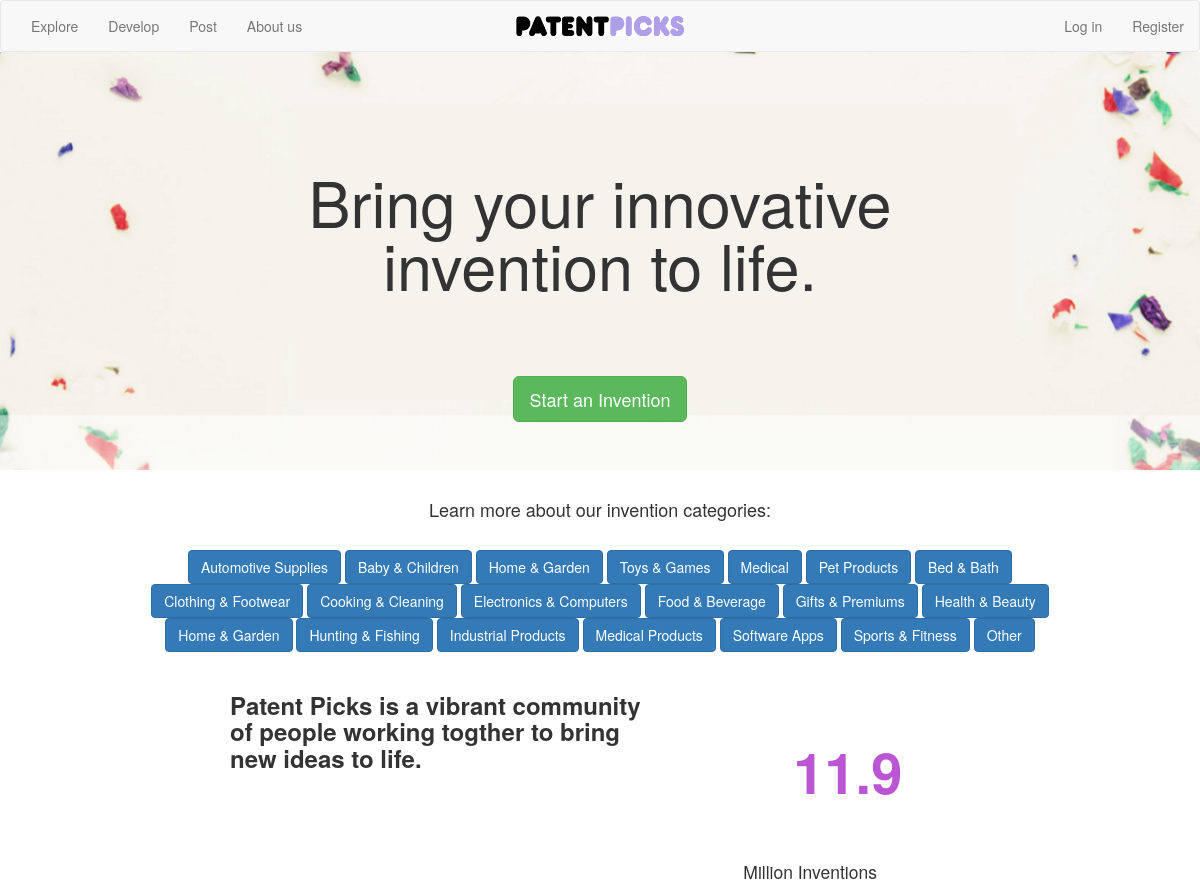
Page /PP_Inventions/start_invention/ on the committed database.
### PP_Core/models.py (models this page shows, shortened)
class Category(models.Model):
    category_name = models.CharField(max_length=60)
    category_description = models.TextField()
    quantity = models.IntegerField()
    add_date = models.DateTimeField(auto_now_add=True, blank=True)
    class Meta:
        verbose_name_plural = "categories"

### PP_Inventions/views.py (the view)
def start_invention(request):
    categories = Category.objects.all()
    categoryNames = []
    categoryAmounts = []
    for i in categories:
        categoryNames.append(i.category_name)
        categoryAmounts.append(i.quantity)
    return render(request, 'PP_Inventions/start_invention.html',
                  {"categoryAmounts": categoryAmounts, "categoryNames": categoryNames})

### PP_Inventions/templates/PP_Inventions/start_invention.html (shortened to what this page needs)
{% extends 'PP_Core/base.html' %}
{% load static %}
{% block content %}
<div class="container-flexible" >
<div class="jumbotron text-center"  style="background-image: url('{% static "PP_Inventions/images/get_started_background.png" %}'); background-size: 100%; margin-top: 0px">
    <h1  align="center"> Bring your innovative </br> invention to life.</h1>
    <a class="btn btn-success btn-lg" href="{% url 'get_started' %}" role="button">Start an Invention</a>
 </div>
<body style="">
<div >
    <h4 align="Center"> Learn more about our invention categories:</h4>
    <div class="col-md-1" style="background: transparent"></div>
    <div class="col-md-10" style="background: transparent" >
    <div align="center" style="background: transparent">
        {% for foo in categoryNames %}
        <button type="button" class="btn btn-primary" >
            {{ foo }}
        </button>
        {% endfor %}
    </div>
    </div >
    <div class="col-md-1" style="background: transparent"></div>
</div>
</body>
<div class="col-md-2" ></div>
<div class="col-md-8">
    <div class="col-md-7">
        <h3> <strong> Patent Picks is a vibrant community of people working togther to bring new ideas to life. </strong> </h3>
    </div>
    <div class="col-md-1"></div>
    <div class="col-md-3">
        <h1 style="color: mediumorchid; font-size:400%"> <strong> 11.9 <br></strong> </h1>
        <P style="font-size: 125%"> Million Inventions </P>
    </div>
</div>
<div class="col-md-2"></div>
</div>
{% endblock %}

### PP_Core/templates/PP_Core/base.html (shortened to what this page needs)
{% load staticfiles %}
{% load static %}
<!DOCTYPE html>
<html>
<head>
    <link rel="stylesheet" href="https://maxcdn.bootstrapcdn.com/bootstrap/3.3.7/css/bootstrap.min.css">
    <link rel="stylesheet" href="{% static 'PP_Core/PP_Core.css' %}">
    <link rel="stylesheet" href="{% static 'PP_Core/PP_Core.css' %}">
</head>
<body>
<nav class="navbar navbar-default nav__menu__uline__green" role="navigation">
    <div class="navbar-collapse collapse">
        <ul class="nav navbar-nav navbar-left">
            <li><a href="{% url 'discover' %}">Explore </a></li>
            <li><a href="{% url 'basics' %}">Develop </a></li>
            <li><a href="{% url 'post_basics' %}">Post </a></li>
            <li><a href="{% url 'aboutus' %}">About us</a></li>
        </ul>
        <a href="{% url 'home' %}"> <img class="navbar-brand text-hide" src="{% static "PP_Core/images/PP_Logo.png" %}"
                                         alt="Patent Pick Logo"
                                         style="transform: translateX(-50%); left: 50%; position: absolute; width: 200px;"/></a>
        <ul class="nav navbar-nav navbar-right">
            {% if user.is_authenticated %}
                <li><a href="{% url 'dashboard' %}">
                   <span class="glyphicon glyphicon-user" aria-hidden="true" style="font-size: 150%"></span>
                <li><a href="{% url 'logout' %}">Log out</a></li>
            {% else %}
                <li><a href="{% url 'login' %}">Log in</a></li>
                <li><a href="{% url 'register' %}">Register</a></li>
            {% endif %}
        </ul>
    </div>
</nav>
{% block content %}
{% endblock %}
</body>
</html>

### PP_Core/static/PP_Core/PP_Core.css (style rules this page uses)
.navbar { margin-bottom: 0px; }
html { width: 100%; height: 100%; font-family: Helvetica, sans-serif; min-width: 500px; }
h1 { padding: 50px; line-height: 1em; }
a { color: #4A90E2; }

### PP_Core/templates/PP_Core/base.html (style rules this page uses)
.navbar { z-index:10; }

### rows in the picture
Category: categoryNames "Automotive Supplies"
Category: categoryNames "Baby & Children"
Category: categoryNames "Home & Garden"
Category: categoryNames "Toys & Games"
Category: categoryNames "Medical"
Category: categoryNames "Pet Products"
Category: categoryNames "Bed & Bath"
Category: categoryNames "Clothing & Footwear"
Category: categoryNames "Cooking & Cleaning"
Category: categoryNames "Electronics & Computers"
Category: categoryNames "Food & Beverage"
Category: categoryNames "Gifts & Premiums"
Category: categoryNames "Health & Beauty"
Category: categoryNames "Home & Garden"
Category: categoryNames "Hunting & Fishing"
Category: categoryNames "Industrial Products"
Category: categoryNames "Medical Products"
Category: categoryNames "Software Apps"
Category: categoryNames "Sports & Fitness"
Category: categoryNames "Other"
